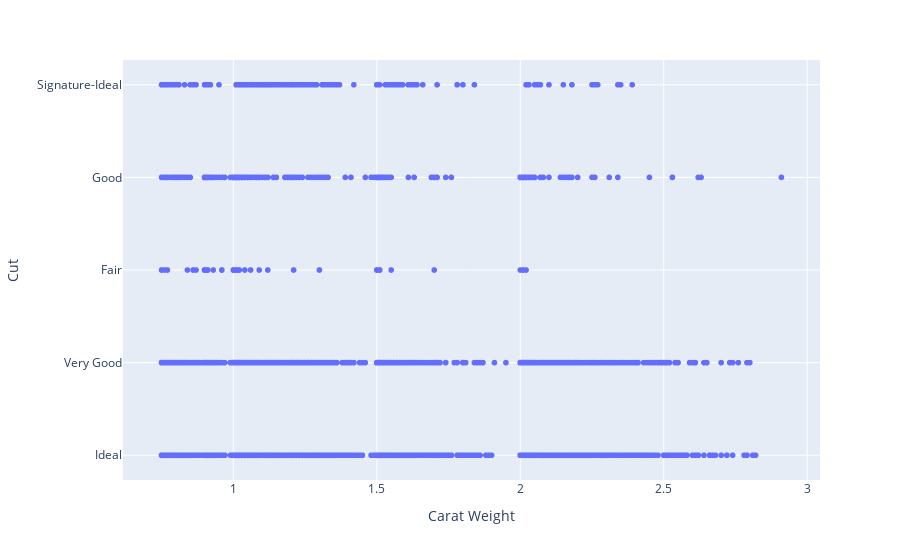

The notebook cell this image was saved under:
### Code cell
fig = px.scatter(df,
                 x = 'Carat Weight',
                 y = 'Cut',
                )

fig.show()

### Figure 1 — Plotly figure (JSON) as saved in the notebook; plotly's stock layout.template omitted (floating-point values rounded to 4 significant figures; data arrays with more than 128 entries replaced by an {"elided": "..."} marker saying what was removed)
{"data": [{"hovertemplate": "Carat Weight=%{x}<br>Cut=%{y}<extra></extra>", "legendgroup": "", "marker": {"color": "#636efa", "symbol": "circle"}, "mode": "markers", "name": "", "showlegend": false, "type": "scattergl", "x": {"elided": "6000 float values"}, "xaxis": "x", "y": {"elided": "6000 str values"}, "yaxis": "y"}], "layout": {"autosize": true, "legend": {"tracegroupgap": 0}, "margin": {"t": 60}, "xaxis": {"anchor": "y", "autorange": true, "domain": [0, 1], "range": [0.6112, 3.049], "title": {"text": "Carat Weight"}, "type": "linear"}, "yaxis": {"anchor": "x", "autorange": true, "domain": [0, 1], "range": [-0.3097, 4.31], "title": {"text": "Cut"}, "type": "category"}}}
